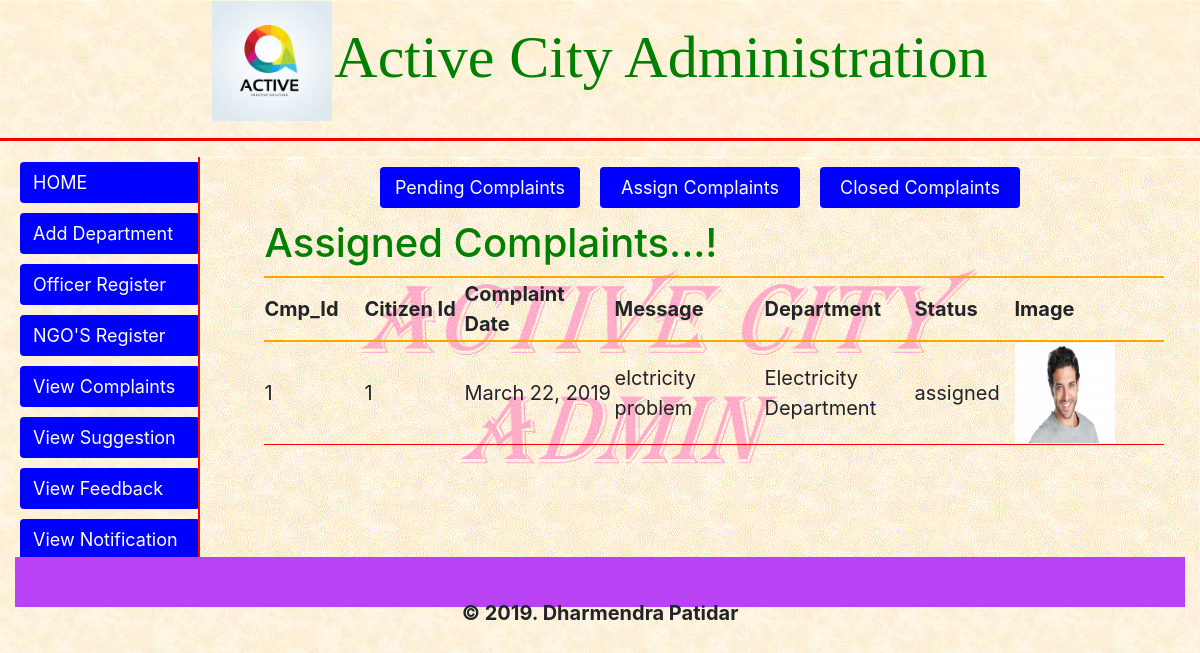
The page /Ac_Admin/assigned_complaints/ (signed in) on the database its author committed.
### Ac_Citizen/models.py (models this page shows)
class Complaint_Table(models.Model):
    comp_id = models.AutoField(primary_key=True)
    dept_name = models.ForeignKey(Department_Table,on_delete=models.CASCADE)
    citz_id = models.ForeignKey(Citizen_Table,on_delete=models.CASCADE)
    cmp_date = models.DateField(auto_now_add=True)
    status = models.CharField(max_length=20,null=True)
    message = models.TextField()
    image = models.ImageField(upload_to='complaints',default=False)
    close_date = models.DateField(null=True)

### Ac_Admin/views.py (the view)
# urls.py: path('assigned_complaints/',views.admin_assigned_complaints,name='assigned_complaints'),
def admin_assigned_complaints(request):
    try:
        username = request.session['username']
        qs = Complaint_Table.objects.filter(status='assigned')
        return render(request,'ac_admin/assigned_complaints.html',{'object_list':qs})
    except KeyError:
        return redirect('admin_login')

### templates/ac_admin/assigned_complaints.html (shortened to what this page needs)
<!DOCTYPE html>
{% extends 'ac_admin/admin_complaint_index.html' %}
{% load staticfiles %}
            {% block body %}
                {% include 'ac_admin/admin_complaints_menu.html' %}
                <table class="comp-table">
                    <tr><th colspan="7"><h1>Assigned Complaints...!</h1></th></tr>
                    <tr>
                        <th width="100">Cmp_Id</th>
                        <th width="100">Citizen Id</th>
                        <th width="150">Complaint Date</th>
                        <th width="150">Message</th>
                        <th width="150">Department</th>
                        <th width="100">Status</th>
                        <th width="150">Image</th>
                    </tr>
                    {% for obj in object_list %}
                        <tr>
                            <td>{{ obj.comp_id }}</td>
                            <td>{{ obj.citz_id_id }}</td>
                            <td>{{ obj.cmp_date }}</td>
                            <td>{{ obj.message }}</td>
                            <td>{{ obj.dept_name_id }}</td>
                            <td>{{ obj.status }}</td>
                            <td><img src="{{ obj.image.url }}" width="100" height="100"></td>
                        </tr>
                    {% endfor %}
                </table>
            {% endblock %}

### rows shown on the page
Complaint_Table: comp_id "1", citz_id_id "1", cmp_date "March 22, 2019", message "elctricity problem", dept_name_id "Electricity Department", status "assigned", image (picture)
